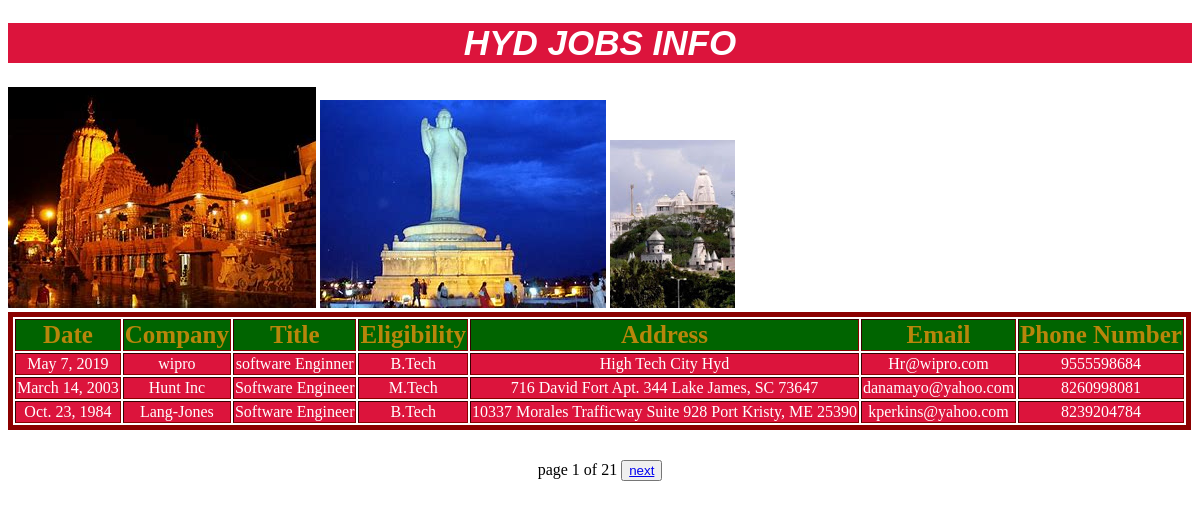
Screenshot of /hydjob/ with the database file from the repository.
### jobsapp/models.py (models this page shows)
class Hydjobsinfo(models.Model):
    Date =models.DateField()
    Company = models.CharField(max_length=30)
    Title = models.CharField(max_length=30)
    Eligibility = models.CharField(max_length=30)
    Address = models.CharField(max_length=30)
    Email = models.EmailField()
    PhoneNumber = models.IntegerField()

### jobsapp/views.py (the view)
# urls.py: path('hydjob/', views.hydjobs),
def hydjobs(request):
    hydjobs_list = Hydjobsinfo.objects.all()
    paginator = Paginator(hydjobs_list,3)
    page_number= request.GET.get('page')
    try:
        hydjobs_list=paginator.page(page_number)
    except PageNotAnInteger:
        hydjobs_list=paginator.page(1)
    except EmptyPage:
        hydjobs_list=paginator.page(paginator.num_pages)
    return render(request,'jobsapp/hydjobs.html', {'data1':hydjobs_list})

### templates/jobsapp/hydjobs.html
<!DOCTYPE html>
{% load staticfiles%}
<html lang="en">
<head>
    <link rel="stylesheet" href="{% static 'css/demo.css' %}">
</head>
<body>
     <h1>HYD JOBS INFO</h1>
     <img src="{% static 'image/hyd1.jpg' %}">
     <img src="{% static 'image/hyd2.jpg' %}">
     <img src="{% static 'image/hyd3.jpg' %}">
<table border="2">
    {% if data1 %}
        <thead>
            <th>Date</th>
            <th>Company</th>
            <th>Title</th>
            <th>Eligibility</th>
            <th>Address</th>
            <th>Email</th>
            <th>Phone Number</th>
        </thead>
        {% for x in data1 %}
            <tr>
            <td>{{ x.Date }}</td>
            <td>{{ x.Company }}</td>
            <td>{{ x.Title }}</td>
            <td>{{ x.Eligibility }}</td>
            <td>{{ x.Address }}</td>
            <td>{{ x.Email }}</td>
            <td>{{ x.PhoneNumber }}</td>
            </tr>
        {% endfor %}
    {% endif %}
</table>
{% include 'paginator.html' with page=data1 %}
</body>
</html>

### static/css/demo.css (style rules this page uses)
body { background-image: url("http://getwallpapers.com/wallpaper/full/e/b/e/574109.jpg"); }
h1 { background-color: crimson; text-align: center; font-size: 35px; font-family: 'Lucida Grande', 'Lucida Sans Unicode', 'Geneva', 'Verdana', sans-serif; font-style: oblique; color: white; }
td { background: crimson; color: white; text-align: center; }
thead { background: darkgreen; color: darkgoldenrod; font-size: 25px; }
table { border: 5px solid darkred; }

### rows the page displays
Hydjobsinfo: Date "May 7, 2019", Company "wipro", Title "software Enginner", Eligibility "B.Tech", Address "High Tech City Hyd", Email "Hr@wipro.com", PhoneNumber "9555598684"
Hydjobsinfo: Date "March 14, 2003", Company "Hunt Inc", Title "Software Engineer", Eligibility "M.Tech", Address "716 David Fort Apt. 344 Lake James, SC 73647", Email "danamayo@yahoo.com", PhoneNumber "8260998081"
Hydjobsinfo: Date "Oct. 23, 1984", Company "Lang-Jones", Title "Software Engineer", Eligibility "B.Tech", Address "10337 Morales Trafficway Suite 928 Port Kristy, ME 25390", Email "kperkins@yahoo.com", PhoneNumber "8239204784"

### other values shown
{{ page.number }} "1"
{{ page.paginator.num_pages }} "21"
